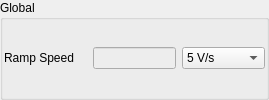
    <widget class="QGroupBox" name="groupBox_3">
     <property name="title">
      <string>Global</string>
     </property>
     <layout class="QGridLayout" name="gridLayout_4" columnstretch="1,1,1">
      <property name="margin">
       <number>1</number>
      </property>
      <item row="0" column="1">
       <widget class="QLineEdit" name="le_actual_polarity_10">
        <property name="palette">
         <palette>
          <active>
           <colorrole role="Base">
            <brush brushstyle="SolidPattern">
             <color alpha="255">
              <red>237</red>
              <green>237</green>
              <blue>237</blue>
             </color>
            </brush>
           </colorrole>
          </active>
          <inactive>
           <colorrole role="Base">
            <brush brushstyle="SolidPattern">
             <color alpha="255">
              <red>237</red>
              <green>237</green>
              <blue>237</blue>
             </color>
            </brush>
           </colorrole>
          </inactive>
          <disabled>
           <colorrole role="Base">
            <brush brushstyle="SolidPattern">
             <color alpha="255">
              <red>255</red>
              <green>255</green>
              <blue>255</blue>
             </color>
            </brush>
           </colorrole>
          </disabled>
         </palette>
        </property>
        <property name="readOnly">
         <bool>true</bool>
        </property>
       </widget>
      </item>
      <item row="0" column="0">
       <widget class="QLabel" name="label_21">
        <property name="text">
         <string>Ramp Speed</string>
        </property>
       </widget>
      </item>
      <item row="0" column="2">
       <widget class="QComboBox" name="comboBox_5">
        <item>
         <property name="text">
          <string>5 V/s</string>
         </property>
        </item>
        <item>
         <property name="text">
          <string>25 V/s</string>
         </property>
        </item>
        <item>
         <property name="text">
          <string>100 V/s</string>
         </property>
        </item>
        <item>
         <property name="text">
          <string>500 V/s</string>
         </property>
        </item>
       </widget>
      </item>
     </layout>
    </widget>
